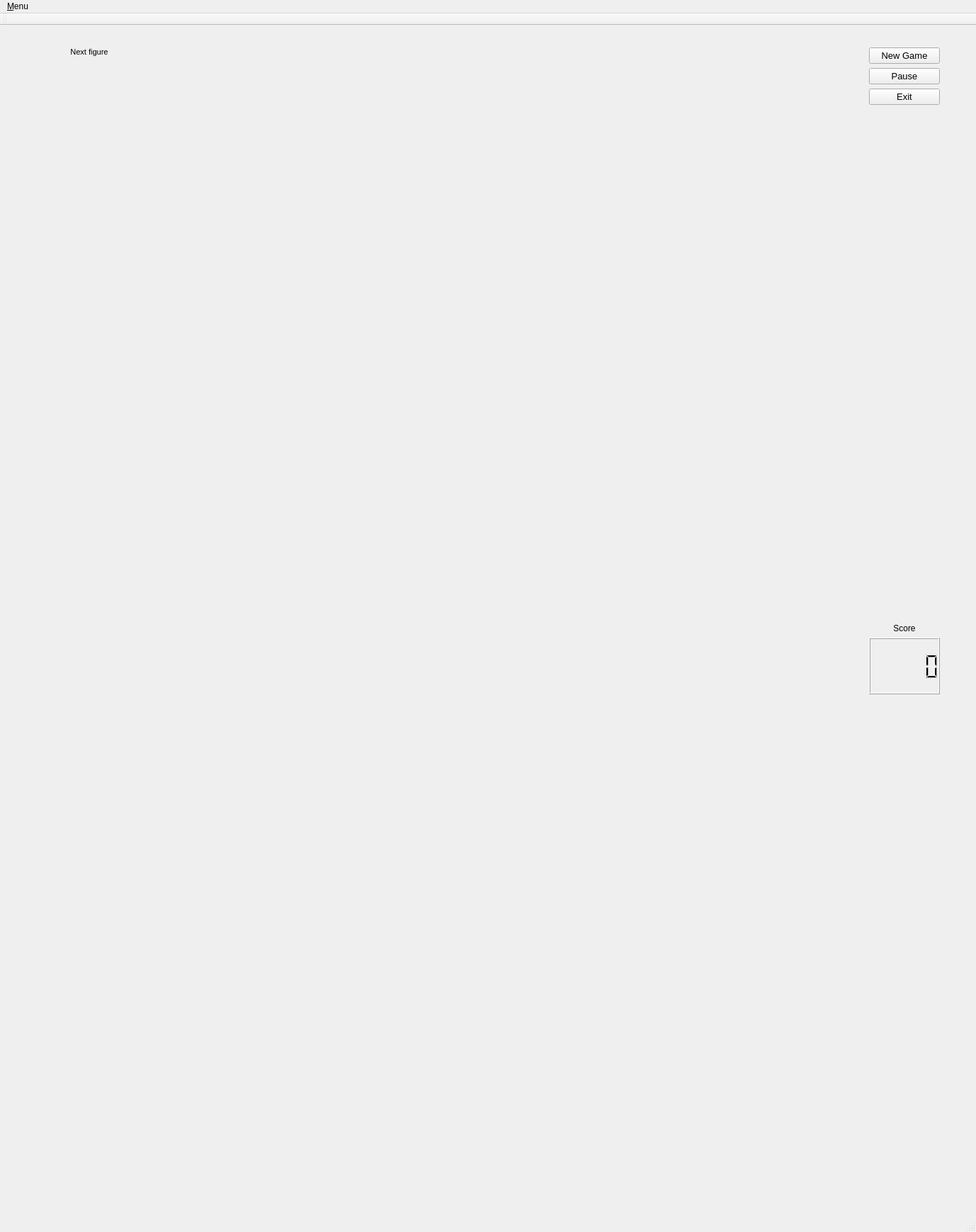
<?xml version="1.0" encoding="UTF-8"?>
<ui version="4.0">
 <class>MainWindow</class>
 <widget class="QMainWindow" name="MainWindow">
  <property name="geometry">
   <rect>
    <x>0</x>
    <y>0</y>
    <width>1377</width>
    <height>1739</height>
   </rect>
  </property>
  <property name="sizePolicy">
   <sizepolicy hsizetype="Preferred" vsizetype="Preferred">
    <horstretch>0</horstretch>
    <verstretch>0</verstretch>
   </sizepolicy>
  </property>
  <property name="windowTitle">
   <string>Medvedev Tetris</string>
  </property>
  <property name="windowIcon">
   <iconset resource="tetrisresources.qrc">
    <normaloff>:/myImages/Images/Tetris.png</normaloff>:/myImages/Images/Tetris.png</iconset>
  </property>
  <widget class="QWidget" name="centralWidget">
   <layout class="QVBoxLayout" name="verticalLayout_3">
    <property name="spacing">
     <number>40</number>
    </property>
    <item>
     <layout class="QHBoxLayout" name="horizontalLayout">
      <property name="spacing">
       <number>30</number>
      </property>
      <property name="leftMargin">
       <number>20</number>
      </property>
      <property name="topMargin">
       <number>20</number>
      </property>
      <property name="rightMargin">
       <number>20</number>
      </property>
      <property name="bottomMargin">
       <number>0</number>
      </property>
      <item>
       <spacer name="horizontalSpacer_4">
        <property name="orientation">
         <enum>Qt::Horizontal</enum>
        </property>
        <property name="sizeType">
         <enum>QSizePolicy::Minimum</enum>
        </property>
        <property name="sizeHint" stdset="0">
         <size>
          <width>20</width>
          <height>20</height>
         </size>
        </property>
       </spacer>
      </item>
      <item>
       <layout class="QVBoxLayout" name="verticalLayout">
        <item>
         <widget class="QLabel" name="NextFigureLabel">
          <property name="sizePolicy">
           <sizepolicy hsizetype="Preferred" vsizetype="Preferred">
            <horstretch>0</horstretch>
            <verstretch>0</verstretch>
           </sizepolicy>
          </property>
          <property name="font">
           <font>
            <pointsize>8</pointsize>
           </font>
          </property>
          <property name="text">
           <string>Next figure</string>
          </property>
          <property name="alignment">
           <set>Qt::AlignBottom|Qt::AlignHCenter</set>
          </property>
         </widget>
        </item>
        <item>
         <widget class="NextFigure" name="NextFigureWidget" native="true">
          <property name="sizePolicy">
           <sizepolicy hsizetype="Preferred" vsizetype="MinimumExpanding">
            <horstretch>0</horstretch>
            <verstretch>0</verstretch>
           </sizepolicy>
          </property>
          <property name="minimumSize">
           <size>
            <width>150</width>
            <height>0</height>
           </size>
          </property>
         </widget>
        </item>
        <item>
         <spacer name="verticalSpacer">
          <property name="orientation">
           <enum>Qt::Vertical</enum>
          </property>
          <property name="sizeType">
           <enum>QSizePolicy::Expanding</enum>
          </property>
          <property name="sizeHint" stdset="0">
           <size>
            <width>20</width>
            <height>228</height>
           </size>
          </property>
         </spacer>
        </item>
       </layout>
      </item>
      <item>
       <spacer name="horizontalSpacer_2">
        <property name="orientation">
         <enum>Qt::Horizontal</enum>
        </property>
        <property name="sizeType">
         <enum>QSizePolicy::Minimum</enum>
        </property>
        <property name="sizeHint" stdset="0">
         <size>
          <width>20</width>
          <height>20</height>
         </size>
        </property>
       </spacer>
      </item>
      <item>
       <widget class="Glass" name="GlassWidget" native="true">
        <property name="sizePolicy">
         <sizepolicy hsizetype="Expanding" vsizetype="Expanding">
          <horstretch>1</horstretch>
          <verstretch>1</verstretch>
         </sizepolicy>
        </property>
        <property name="focusPolicy">
         <enum>Qt::StrongFocus</enum>
        </property>
        <property name="Rows" stdset="0">
         <UInt>20</UInt>
        </property>
        <property name="Columns" stdset="0">
         <UInt>10</UInt>
        </property>
       </widget>
      </item>
      <item>
       <spacer name="horizontalSpacer_3">
        <property name="orientation">
         <enum>Qt::Horizontal</enum>
        </property>
        <property name="sizeType">
         <enum>QSizePolicy::Minimum</enum>
        </property>
        <property name="sizeHint" stdset="0">
         <size>
          <width>20</width>
          <height>20</height>
         </size>
        </property>
       </spacer>
      </item>
      <item>
       <layout class="QVBoxLayout" name="verticalLayout_2">
        <item>
         <widget class="QPushButton" name="NewGameButton">
          <property name="sizePolicy">
           <sizepolicy hsizetype="Preferred" vsizetype="Fixed">
            <horstretch>0</horstretch>
            <verstretch>0</verstretch>
           </sizepolicy>
          </property>
          <property name="font">
           <font>
            <pointsize>10</pointsize>
            <bold>false</bold>
           </font>
          </property>
          <property name="layoutDirection">
           <enum>Qt::LeftToRight</enum>
          </property>
          <property name="text">
           <string>New Game</string>
          </property>
          <property name="icon">
           <iconset resource="tetrisresources.qrc">
            <normaloff>:/myImages/Images/iconNewGame.ico</normaloff>:/myImages/Images/iconNewGame.ico</iconset>
          </property>
         </widget>
        </item>
        <item>
         <widget class="QPushButton" name="PauseButton">
          <property name="sizePolicy">
           <sizepolicy hsizetype="Preferred" vsizetype="Fixed">
            <horstretch>0</horstretch>
            <verstretch>0</verstretch>
           </sizepolicy>
          </property>
          <property name="font">
           <font>
            <pointsize>10</pointsize>
            <bold>false</bold>
           </font>
          </property>
          <property name="text">
           <string>Pause</string>
          </property>
         </widget>
        </item>
        <item>
         <widget class="QPushButton" name="ExitButton">
          <property name="sizePolicy">
           <sizepolicy hsizetype="Preferred" vsizetype="Fixed">
            <horstretch>0</horstretch>
            <verstretch>0</verstretch>
           </sizepolicy>
          </property>
          <property name="font">
           <font>
            <pointsize>10</pointsize>
            <bold>false</bold>
           </font>
          </property>
          <property name="text">
           <string>Exit</string>
          </property>
          <property name="icon">
           <iconset resource="tetrisresources.qrc">
            <normaloff>:/myImages/Images/iconExit.ico</normaloff>:/myImages/Images/iconExit.ico</iconset>
          </property>
         </widget>
        </item>
        <item>
         <spacer name="verticalSpacer_2">
          <property name="orientation">
           <enum>Qt::Vertical</enum>
          </property>
          <property name="sizeHint" stdset="0">
           <size>
            <width>20</width>
            <height>40</height>
           </size>
          </property>
         </spacer>
        </item>
        <item>
         <widget class="QLabel" name="ScoreLabel">
          <property name="text">
           <string>Score</string>
          </property>
          <property name="alignment">
           <set>Qt::AlignCenter</set>
          </property>
         </widget>
        </item>
        <item>
         <widget class="QLCDNumber" name="ScoreLCDNumber">
          <property name="sizePolicy">
           <sizepolicy hsizetype="Preferred" vsizetype="Preferred">
            <horstretch>0</horstretch>
            <verstretch>0</verstretch>
           </sizepolicy>
          </property>
          <property name="minimumSize">
           <size>
            <width>100</width>
            <height>80</height>
           </size>
          </property>
          <property name="maximumSize">
           <size>
            <width>16777215</width>
            <height>16777215</height>
           </size>
          </property>
          <property name="font">
           <font>
            <family>MS Shell Dlg 2</family>
            <pointsize>18</pointsize>
            <italic>false</italic>
            <bold>false</bold>
           </font>
          </property>
          <property name="styleSheet">
           <string notr="true">font: 18pt &quot;MS Shell Dlg 2&quot;;</string>
          </property>
          <property name="value" stdset="0">
           <double>0.000000000000000</double>
          </property>
         </widget>
        </item>
        <item>
         <spacer name="verticalSpacer_3">
          <property name="orientation">
           <enum>Qt::Vertical</enum>
          </property>
          <property name="sizeHint" stdset="0">
           <size>
            <width>20</width>
            <height>40</height>
           </size>
          </property>
         </spacer>
        </item>
       </layout>
      </item>
      <item>
       <spacer name="horizontalSpacer_5">
        <property name="orientation">
         <enum>Qt::Horizontal</enum>
        </property>
        <property name="sizeType">
         <enum>QSizePolicy::Minimum</enum>
        </property>
        <property name="sizeHint" stdset="0">
         <size>
          <width>20</width>
          <height>20</height>
         </size>
        </property>
       </spacer>
      </item>
     </layout>
    </item>
   </layout>
  </widget>
  <widget class="QMenuBar" name="menuBar">
   <property name="geometry">
    <rect>
     <x>0</x>
     <y>0</y>
     <width>1377</width>
     <height>28</height>
    </rect>
   </property>
   <widget class="QMenu" name="menu_Main">
    <property name="title">
     <string>&amp;Menu</string>
    </property>
    <addaction name="actionNew_Game"/>
    <addaction name="actionExit"/>
    <addaction name="actionRules"/>
   </widget>
   <addaction name="menu_Main"/>
  </widget>
  <widget class="QToolBar" name="mainToolBar">
   <property name="sizePolicy">
    <sizepolicy hsizetype="Preferred" vsizetype="Fixed">
     <horstretch>0</horstretch>
     <verstretch>0</verstretch>
    </sizepolicy>
   </property>
   <attribute name="toolBarArea">
    <enum>TopToolBarArea</enum>
   </attribute>
   <attribute name="toolBarBreak">
    <bool>false</bool>
   </attribute>
  </widget>
  <widget class="QStatusBar" name="statusBar"/>
  <action name="actionExit">
   <property name="icon">
    <iconset resource="tetrisresources.qrc">
     <normaloff>:/myImages/Images/iconExit.ico</normaloff>:/myImages/Images/iconExit.ico</iconset>
   </property>
   <property name="text">
    <string>Exit</string>
   </property>
  </action>
  <action name="actionNew_Game">
   <property name="icon">
    <iconset resource="tetrisresources.qrc">
     <normaloff>:/myImages/Images/iconNewGame.ico</normaloff>:/myImages/Images/iconNewGame.ico</iconset>
   </property>
   <property name="text">
    <string>New Game</string>
   </property>
  </action>
  <action name="actionRules">
   <property name="icon">
    <iconset resource="tetrisresources.qrc">
     <normaloff>:/myImages/Images/iconInfo.ico</normaloff>:/myImages/Images/iconInfo.ico</iconset>
   </property>
   <property name="text">
    <string> Rules and Keys</string>
   </property>
  </action>
 </widget>
 <layoutdefault spacing="6" margin="11"/>
 <customwidgets>
  <customwidget>
   <class>Glass</class>
   <extends>QWidget</extends>
   <header>glass.h</header>
   <container>1</container>
   <slots>
    <signal>DrawNextFigureSignal(Figure*)</signal>
    <signal>SetScore(int)</signal>
    <signal>SetLevel(QString)</signal>
    <signal>ChangePauseButtonTextSignal(bool)</signal>
    <slot>NewGameSlot()</slot>
    <slot>PausedSlot()</slot>
   </slots>
  </customwidget>
  <customwidget>
   <class>NextFigure</class>
   <extends>QWidget</extends>
   <header>nextfigure.h</header>
   <container>1</container>
   <slots>
    <slot>RenewNextFigureSlot(Figure*)</slot>
   </slots>
  </customwidget>
 </customwidgets>
 <resources>
  <include location="tetrisresources.qrc"/>
 </resources>
 <connections>
  <connection>
   <sender>ExitButton</sender>
   <signal>clicked()</signal>
   <receiver>MainWindow</receiver>
   <slot>close()</slot>
   <hints>
    <hint type="sourcelabel">
     <x>840</x>
     <y>118</y>
    </hint>
    <hint type="destinationlabel">
     <x>327</x>
     <y>370</y>
    </hint>
   </hints>
  </connection>
  <connection>
   <sender>NewGameButton</sender>
   <signal>clicked()</signal>
   <receiver>GlassWidget</receiver>
   <slot>NewGameSlot()</slot>
   <hints>
    <hint type="sourcelabel">
     <x>840</x>
     <y>72</y>
    </hint>
    <hint type="destinationlabel">
     <x>344</x>
     <y>177</y>
    </hint>
   </hints>
  </connection>
  <connection>
   <sender>PauseButton</sender>
   <signal>clicked()</signal>
   <receiver>GlassWidget</receiver>
   <slot>PausedSlot()</slot>
   <hints>
    <hint type="sourcelabel">
     <x>840</x>
     <y>95</y>
    </hint>
    <hint type="destinationlabel">
     <x>350</x>
     <y>132</y>
    </hint>
   </hints>
  </connection>
  <connection>
   <sender>GlassWidget</sender>
   <signal>SetLevel(QString)</signal>
   <receiver>statusBar</receiver>
   <slot>showMessage(QString)</slot>
   <hints>
    <hint type="sourcelabel">
     <x>327</x>
     <y>366</y>
    </hint>
    <hint type="destinationlabel">
     <x>327</x>
     <y>999</y>
    </hint>
   </hints>
  </connection>
  <connection>
   <sender>GlassWidget</sender>
   <signal>SetScore(int)</signal>
   <receiver>ScoreLCDNumber</receiver>
   <slot>display(int)</slot>
   <hints>
    <hint type="sourcelabel">
     <x>376</x>
     <y>409</y>
    </hint>
    <hint type="destinationlabel">
     <x>840</x>
     <y>593</y>
    </hint>
   </hints>
  </connection>
  <connection>
   <sender>GlassWidget</sender>
   <signal>DrawNextFigureSignal(Figure*)</signal>
   <receiver>NextFigureWidget</receiver>
   <slot>RenewNextFigureSlot(Figure*)</slot>
   <hints>
    <hint type="sourcelabel">
     <x>325</x>
     <y>302</y>
    </hint>
    <hint type="destinationlabel">
     <x>65</x>
     <y>344</y>
    </hint>
   </hints>
  </connection>
  <connection>
   <sender>GlassWidget</sender>
   <signal>ChangePauseButtonTextSignal(bool)</signal>
   <receiver>MainWindow</receiver>
   <slot>ChangePauseButtonTextSlot(bool)</slot>
   <hints>
    <hint type="sourcelabel">
     <x>661</x>
     <y>280</y>
    </hint>
    <hint type="destinationlabel">
     <x>761</x>
     <y>286</y>
    </hint>
   </hints>
  </connection>
 </connections>
 <slots>
  <slot>ChangePauseButtonTextSlot(bool)</slot>
 </slots>
</ui>
